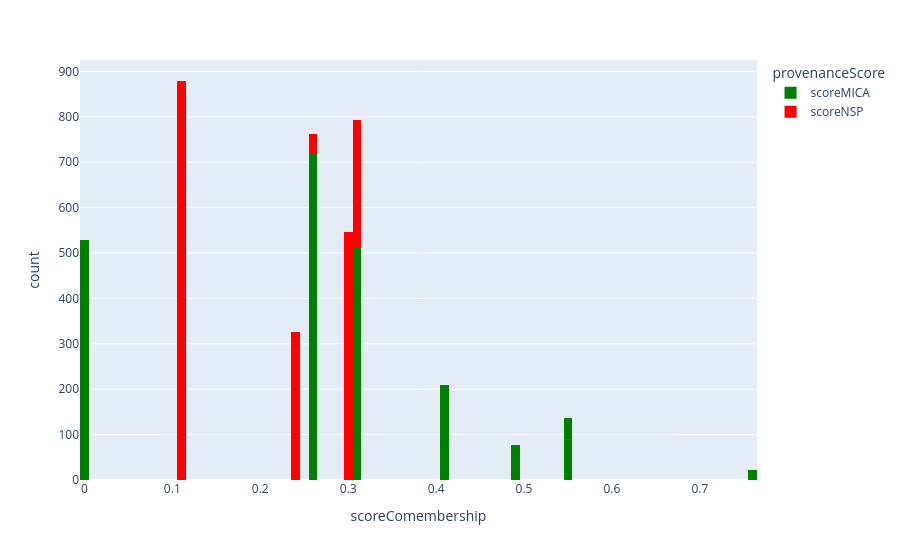

Notebook source saved alongside this figure:
### Code cell
weighted_comembership_clique = pd.read_csv("../../Results/PathwayComembership/07_TGFbeta/R-HSA-170834_WeightedComembershipClique.csv", sep=",", header=0)
print(weighted_comembership_clique.head())
fig = px.histogram(weighted_comembership_clique, x="scoreComembership", color="provenanceScore", color_discrete_sequence=["green", "red"])
#title="Distribution of co-membership scores for the pathway 'Signaling by TGF-beta receptor complex' from Reactome (R-HSA-170834)"
fig.show()
fig.write_image("../../Results/PathwayComembership/07_TGFbeta/Figure4.eps")
fig.write_image("../../Results/PathwayComembership/07_TGFbeta/Figure4.svg")

### Figure 1 — Plotly figure (JSON) as saved in the notebook; plotly's stock layout.template omitted (floating-point values rounded to 4 significant figures; data arrays with more than 128 entries replaced by an {"elided": "..."} marker saying what was removed)
{"data": [{"alignmentgroup": "True", "bingroup": "x", "hovertemplate": "provenanceScore=scoreMICA<br>scoreComembership=%{x}<br>count=%{y}<extra></extra>", "legendgroup": "scoreMICA", "marker": {"color": "green", "pattern": {"shape": ""}}, "name": "scoreMICA", "offsetgroup": "scoreMICA", "orientation": "v", "showlegend": true, "type": "histogram", "x": {"elided": "2206 float values"}, "xaxis": "x", "yaxis": "y"}, {"alignmentgroup": "True", "bingroup": "x", "hovertemplate": "provenanceScore=scoreNSP<br>scoreComembership=%{x}<br>count=%{y}<extra></extra>", "legendgroup": "scoreNSP", "marker": {"color": "red", "pattern": {"shape": ""}}, "name": "scoreNSP", "offsetgroup": "scoreNSP", "orientation": "v", "showlegend": true, "type": "histogram", "x": {"elided": "2072 float values"}, "xaxis": "x", "yaxis": "y"}], "layout": {"barmode": "relative", "legend": {"title": {"text": "provenanceScore"}, "tracegroupgap": 0}, "margin": {"t": 60}, "xaxis": {"anchor": "y", "domain": [0, 1], "title": {"text": "scoreComembership"}}, "yaxis": {"anchor": "x", "domain": [0, 1], "title": {"text": "count"}}}}
